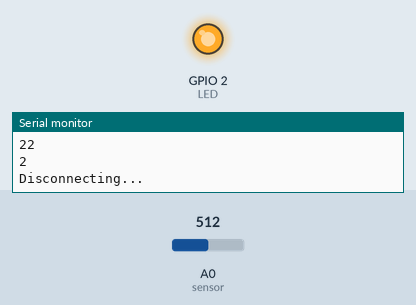
Recording of a sketch running on a simulated ESP8266 (NodeMCU). Parts: output pins drawn as LEDs (lit = HIGH), the last lines printed to the serial monitor. Inputs (shaded band) come from the test bench; at power-on: A0 (sensor) = 512. WiFi joins after 1.5 s; servers stay silent unless stated.

Above: at 2.7 s.
2.8 s: A0 (sensor) set to 54
4.3 s: A0 (sensor) set to 47
At 5.7 s:
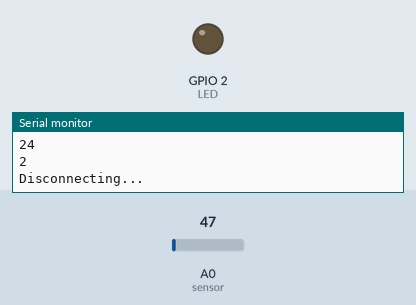
6.0 s: A0 (sensor) set to 490
7.5 s: A0 (sensor) set to 511
At 8.1 s:
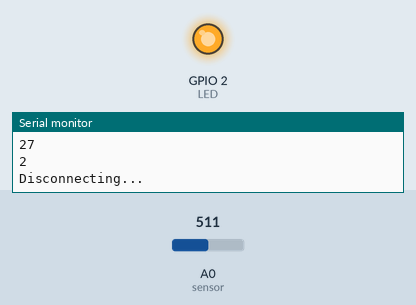
9.2 s: A0 (sensor) set to 40
At 10.6 s:
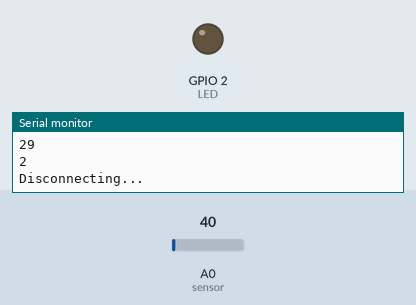
Timing chart, 0 to 11.9 s (numbered marks = the images above; inputs shaded):
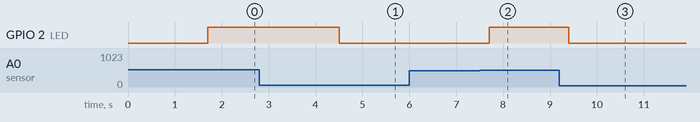

The sketch:

esp_socket_client_ky003_.ino
```cpp
#include <ESP8266WiFi.h>
#define LED 2

//const char* ssid = "iptime_ssanta";
//const char* password =  "iptimezzaedol";
const char* ssid = "KING_wifi";
const char* password =  "king15963";
//const char * host = "192.168.0.32";
const char * host = "192.168.83.37";
//const uint16_t port = 8090;
const uint16_t port = 8080;

WiFiClient client;

float len = 19; //initial len
char current ='W'; //initial state
unsigned long prev_time=0;
float speed=0;
float section_time=0;
int val;
int sensor = A0;

void setup()
{
  Serial.begin(9600);
  pinMode(sensor,INPUT);
  pinMode(LED,OUTPUT);

  WiFi.begin(ssid, password);
  while (WiFi.status() != WL_CONNECTED) {
    delay(500);
    Serial.println("...");
  }
  Serial.print("WiFi connected with IP: ");
  Serial.println(WiFi.localIP());
}

int count(float len){
  int len_cnt = 0;
  int tp = len;
  while(tp>0){
    tp=tp/10;
    len_cnt++;
  }
  return len_cnt;
}


void send_server(float time,float speed,int len,int len_cnt){
  if(client.connected()){
    client.print("tomato1");
    client.print("stem2");
    client.print(len_cnt,DEC);
    client.print(len,DEC); //누적길이
    client.print(speed,DEC);
    //Serial.println("Disconnecting...");
    //client.stop();
  }
}

void conn_client(){
  if (!client.connect(host, port)) {
    Serial.println("Connection to host failed");
    delay(1000);
    return;
  }
  Serial.println("Connected to server successful!");
  }

void conn_client2(){
  while(!client.connect(host, port)) {
    Serial.println("Connection to host failed");
    delay(1000);
  }
  Serial.println("Connected to server successful!");
  }

void print_info(float speed, float section_time,int len,int len_cnt){
    Serial.print(speed);
    Serial.println("mm/sec");
    Serial.print(section_time);
    Serial.println("sec");
    Serial.println(len);
    Serial.println(len_cnt); //자리수
  }

void loop()
{
  unsigned long current_time = millis();
  int len_cnt=0;
  val = analogRead(sensor);

  if(current =='W'&&val>500) {
    current = 'B';
    conn_client2();
    digitalWrite(LED, HIGH );
    Serial.println("black");
    section_time=(current_time-prev_time)/1000;//sec
    speed = (3.0/section_time); //mm/sec
    len+=3.0;
    len_cnt = count(len);
    send_server(section_time,speed,len,len_cnt);//section_time sec
    print_info(speed,section_time,len,len_cnt);
    prev_time = current_time;
    Serial.println("Disconnecting...");
    client.stop();
  }
  else if(current =='B'&&val<50){
    current = 'W';
    conn_client2();
    digitalWrite(LED, LOW );
    Serial.println("white");
    section_time=(current_time-prev_time)/1000;
    speed = (2.0/section_time); //mm/sec
    len+=2.0;
    len_cnt = count(len);
    send_server(section_time,speed,len,len_cnt);//section_time sec
    print_info(speed,section_time,len,len_cnt);
    prev_time = current_time;
    Serial.println("Disconnecting...");
    client.stop();
  }


}
```

Measured:
- the behaviour switches between 50 and 49 on A0 (sensor) (found by bisection; images 0 and 1)
- the behaviour switches between 500 and 501 on A0 (sensor) (found by bisection; images 1 and 2)
- after the input at 2.8 s, every drawn part: stays the same
- after the input at 4.3 s, GPIO 2 (LED): HIGH → LOW after 0.20 s
- after the input at 6.0 s, every drawn part: stays the same
- after the input at 7.5 s, GPIO 2 (LED): LOW → HIGH after 0.20 s
- after the input at 9.2 s, GPIO 2 (LED): HIGH → LOW after 0.20 s
